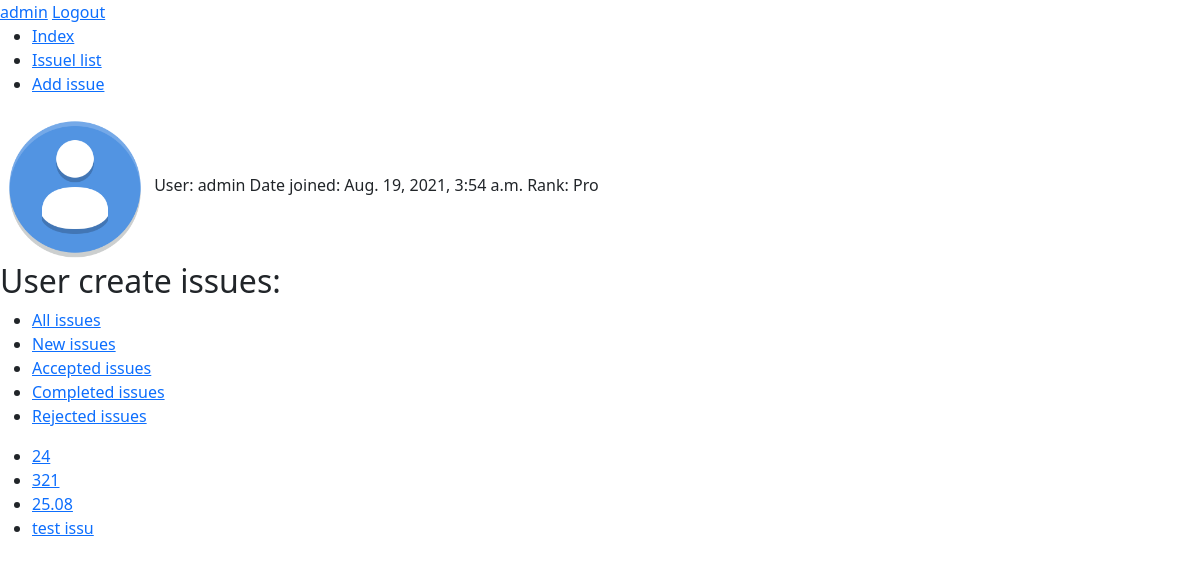
Screenshot of /user_page/1 (signed in) with the database file from the repository.
### fix/models.py (models this page shows, shortened)
class User(AbstractUser):
    profile_image = models.ImageField(upload_to="profile_images", blank=True, null=True)
    rank = models.CharField(max_length=1, choices=RANKS)
    role = models.CharField(max_length=1, choices=ROLE)
    phone = models.CharField(max_length=11, blank=True)

class Issue(models.Model):
    author = models.ForeignKey(User, on_delete=models.RESTRICT, related_name="applications")
    executor = models.ForeignKey(User, on_delete=models.RESTRICT, related_name="jobs", blank=True, null=True)
    title = models.CharField(max_length=128)
    description = models.CharField(max_length=1024)
    response = models.CharField(max_length=1024, blank=True, null=True)
    date_created = models.DateTimeField(auto_now_add=True)
    status = models.CharField(max_length=1, choices=STATUS)
    image_before = models.ImageField(upload_to="images")
    image_after = models.ImageField(upload_to="images", blank=True, null=True)
    latitude = models.FloatField()
    longitude = models.FloatField()

### fix/views.py (the view)
# urls.py: path('user_page/<int:user_id>', views.user_page, name="user_page"),
def user_page(request, user_id):
    user_data = User.objects.get(pk=user_id)
    issues = Issue.objects.filter(author=user_data)
    return render(request, "fix/user_page.html", {
        "user_data": user_data,
        "issues": issues,
    })

### fix/templates/fix/user_page.html (shortened to what this page needs)
{% extends "fix/layout.html" %}
{% load static %}
{% block body %}
    <div>
        {% if user_data.profile_image %}
            <img src="{{ user_data.profile_image.url }}" style="width: 150px;">
        {% else %}
            <img src="/media/profile_images/default.png" style="width: 150px;">
        {% endif %}
        User: {{ user_data.username }}
        Date joined: {{ user_data.date_joined }}
        Rank: {{ user_data.get_rank_display }}
    </div>
    <div>
        <h2>User create issues:</h2>
        <ul>
            <li><a href="" data-status=""class="issues_link">All issues</a></li>
            <li><a href="" data-status="N" class="issues_link">New issues</a></li>
            <li><a href="" data-status="A" class="issues_link">Accepted issues</a></li>
            <li><a href="" data-status="C" class="issues_link">Completed issues</a></li>
            <li><a href="" data-status="R" class="issues_link">Rejected issues</a></li>
        </ul>
        <ul id="list">
            {% for issue  in issues %}
                <li><a href="{% url 'issue_page' issue.id %}">{{ issue.title }}</a></li>
            {% endfor %}
        </ul>
    </div>
{% endblock %}

### fix/templates/fix/layout.html (shortened to what this page needs)
{% load static %}
<!DOCTYPE html>
<html lang="en">
    <head>
        <link rel="stylesheet" href="{% static 'fix/bootstrap.min.css' %}">
    </head>
    <body>
        <header>
            {% if user.is_authenticated %}
                <a href="{% url 'user_page' user.id %}">{{ user }}</a>
                <a href="{% url 'logout' %}">Logout</a>
            {% endif %}
            <div>
                <ul>
                    <li><a href="{% url 'index' %}">Index</a></li>
                    <li><a href="{% url 'issues_list' %}">Issuel list</a></li>
                    <li><a href="{% url 'add_issue' %}">Add issue</a></li>
                </ul>
            </div>
        </header>
        {% block body %}
        {% endblock %}
    </body>
</html>

### rows the page displays
User: username "admin", profile_image (placeholder picture), date_joined "Aug. 19, 2021, 3:54 a.m.", rank "Pro"
Issue: title "24"
Issue: title "321"
Issue: title "25.08"
Issue: title "test issu"
